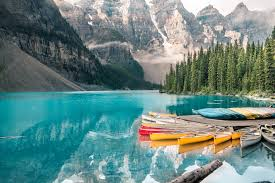
#> input picture images/nature2.jpeg, 275 x 183 px
$ python 16-ColorChannels.py
#> lines starting #> are read from the running program, lines starting #| are printed output that depends on the picture
import cv2 as cv
import numpy as np

img = cv.imread('images/nature2.jpeg')
#> img is the input picture: shape (183, 275, 3); mean B, G, R 131.4, 134.9, 104.8
cv.imshow('Image' , img)

# splitting the image colors
# getting the indovodual bgr colors
b,g,r = cv.split(img)
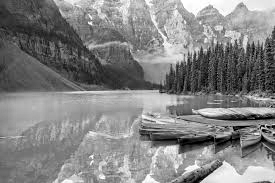
#> b: shape (183, 275); min 0, max 255, mean 131.4
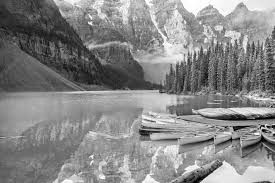
#> g: shape (183, 275); min 0, max 255, mean 134.9
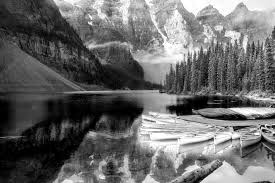
#> r: shape (183, 275); min 0, max 255, mean 104.8

cv.imshow('blue' , b)
cv.imshow('green'  ,g)
cv.imshow('red' , r)

# parts of the image where red color is present is show more whiter.
# same for blue and green color images

print(img.shape)
#| (183, 275, 3)
print(b.shape)
#| (183, 275)
print(g.shape)
#| (183, 275)
print(r.shape)
#| (183, 275)

# merging these color channels together
merged = cv.merge([b,g,r])
# passing a list of the bgr color channels
cv.imshow('merged' , merged)

# creating a blank image
blank = np.zeros(img.shape[:2] , dtype=  'uint8')
# img.shape[:2] => getting the first 2 values of the img

blue = cv.merge([b , blank , blank])
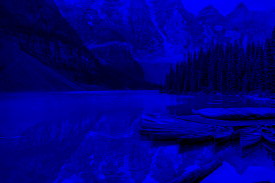
#> blue: shape (183, 275, 3); mean of channels 0, 1, 2 131.4, 0, 0; drawn as B, G, R
green  = cv.merge([blank , g , blank])
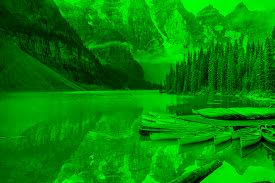
#> green: shape (183, 275, 3); mean of channels 0, 1, 2 0, 134.9, 0; drawn as B, G, R
red = cv.merge([blank , blank , r])
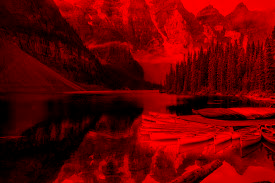
#> red: shape (183, 275, 3); mean of channels 0, 1, 2 0, 0, 104.8; drawn as B, G, R

cv.imshow('blue 2' , blue)
cv.imshow('green 2'  ,green)
cv.imshow('red 2' , red)


cv.waitKey(20000)

$ run again, with images/nature1.jpeg copied over images/nature2.jpeg
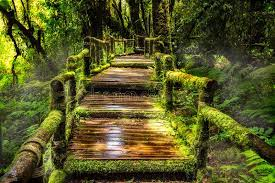
#> input picture images/nature1.jpeg, 275 x 183 px
#> img is the input picture: shape (183, 275, 3); mean B, G, R 38.8, 88.7, 87.6
#| (183, 275, 3)
#| (183, 275)
#| (183, 275)
#| (183, 275)
#> `green  = cv.merge([blank , g , blank])`:
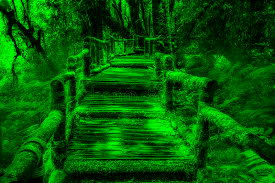
#> green: shape (183, 275, 3); mean of channels 0, 1, 2 0, 88.7, 0; drawn as B, G, R
#> `red = cv.merge([blank , blank , r])`:
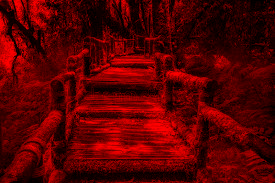
#> red: shape (183, 275, 3); mean of channels 0, 1, 2 0, 0, 87.6; drawn as B, G, R

$ run again, with images/cat1.jpeg copied over images/nature2.jpeg
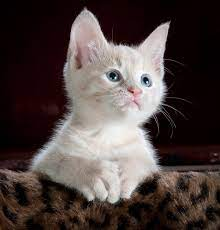
#> input picture images/cat1.jpeg, 220 x 230 px
#> img is the input picture: shape (230, 220, 3); mean B, G, R 65.1, 67.1, 78.9
#| (230, 220, 3)
#| (230, 220)
#| (230, 220)
#| (230, 220)
#> `green  = cv.merge([blank , g , blank])`:
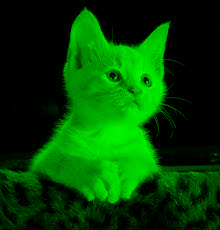
#> green: shape (230, 220, 3); mean of channels 0, 1, 2 0, 67.1, 0; drawn as B, G, R
#> `red = cv.merge([blank , blank , r])`:
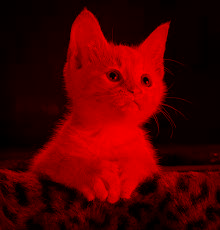
#> red: shape (230, 220, 3); mean of channels 0, 1, 2 0, 0, 78.9; drawn as B, G, R

$ run again, with images/cat2.jpeg copied over images/nature2.jpeg
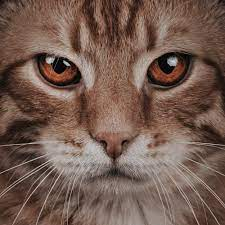
#> input picture images/cat2.jpeg, 225 x 225 px
#> img is the input picture: shape (225, 225, 3); mean B, G, R 80, 91, 115.8
#| (225, 225, 3)
#| (225, 225)
#| (225, 225)
#| (225, 225)
#> `green  = cv.merge([blank , g , blank])`:
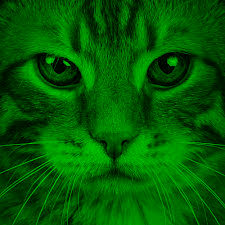
#> green: shape (225, 225, 3); mean of channels 0, 1, 2 0, 91, 0; drawn as B, G, R
#> `red = cv.merge([blank , blank , r])`:
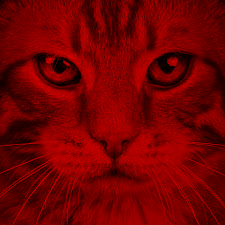
#> red: shape (225, 225, 3); mean of channels 0, 1, 2 0, 0, 115.8; drawn as B, G, R
